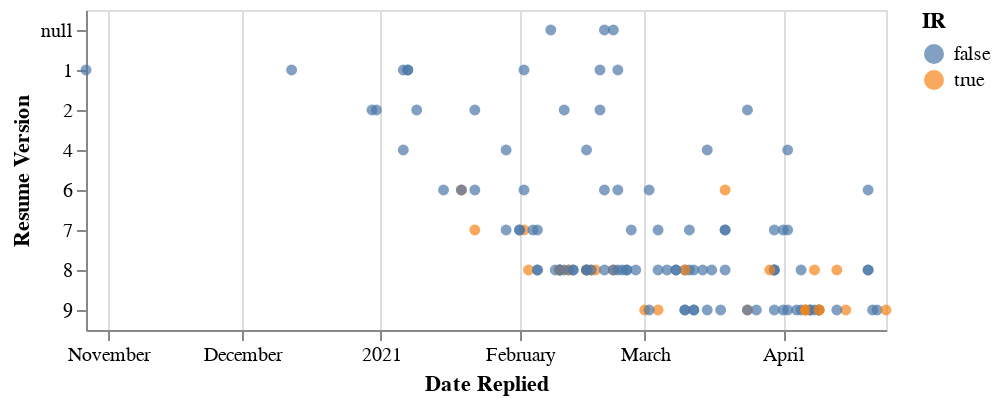

The code cell stored with this chart in its notebook:
### Markdown cell above
## Reponse vs Time

### Code cell
# Grouped Bar Chart
# Date Replied vs ResVer, colored by IR
# Lifetime of each resume and when responses were obtained
alt.Chart(data3).mark_circle().encode(
    alt.X('Date Replied:T'),
    alt.Y('ResVer:N', title='Resume Version'),
    color = 'IR'
)

### Figure 1 — Vega-Lite specification as saved in the notebook (floating-point values rounded to 4 significant figures; data arrays with more than 128 entries replaced by an {"elided": "..."} marker saying what was removed)
{"config": {"view": {"continuousWidth": 400, "continuousHeight": 300}}, "data": {"name": "data-d47d6aede051e4d35058cc75ed8302a3"}, "mark": "circle", "encoding": {"color": {"type": "nominal", "field": "IR"}, "x": {"type": "temporal", "field": "Date Replied"}, "y": {"type": "nominal", "field": "ResVer", "title": "Resume Version"}}, "$schema": "https://vega.github.io/schema/vega-lite/v4.8.1.json", "datasets": {"data-d47d6aede051e4d35058cc75ed8302a3": {"elided": "327 records"}}}
